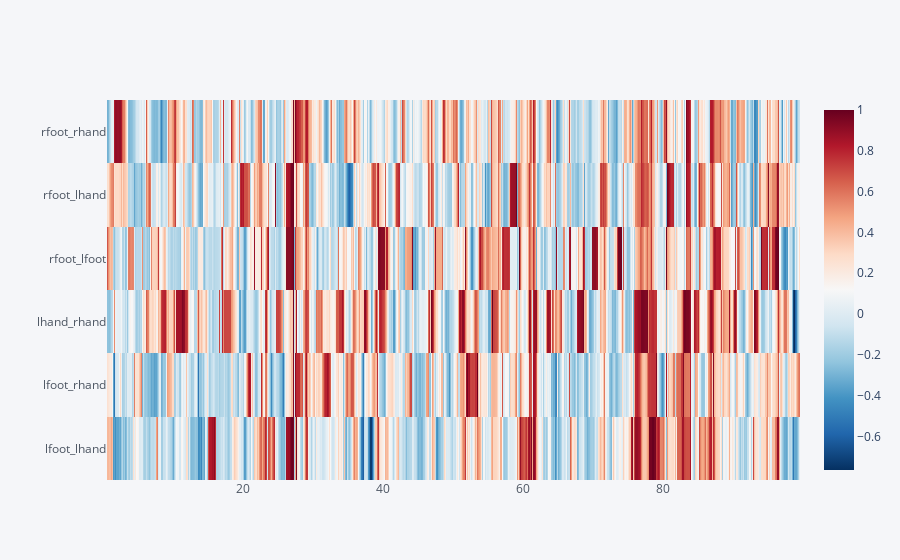

Source (notebook cell):
### Markdown cell above
# Usage

### Code cell
get_rolling_corr(ava.velocity[['rfoot', 'lfoot', 'lhand', 'rhand']]).iplot(kind='heatmap', colorscale='-rdbu')

### Figure 1 — Plotly figure (JSON) as saved in the notebook; plotly's stock layout.template omitted (floating-point values rounded to 4 significant figures; data arrays with more than 128 entries replaced by an {"elided": "..."} marker saying what was removed)
{"data": [{"colorscale": [[0, "rgb(5,48,97)"], [0.1, "rgb(33,102,172)"], [0.2, "rgb(67,147,195)"], [0.3, "rgb(146,197,222)"], [0.4, "rgb(209,229,240)"], [0.5, "rgb(247,247,247)"], [0.6, "rgb(253,219,199)"], [0.7, "rgb(244,165,130)"], [0.8, "rgb(214,96,77)"], [0.9, "rgb(178,24,43)"], [1, "rgb(103,0,31)"]], "type": "heatmap", "x": {"elided": "1980 float values"}, "y": ["lfoot_lhand", "lfoot_rhand", "lhand_rhand", "rfoot_lfoot", "rfoot_lhand", "rfoot_rhand"], "z": {"elided": "6x1980 float values"}, "zmax": 0.9999, "zmin": -0.7649}], "layout": {"legend": {"bgcolor": "#F5F6F9", "font": {"color": "#4D5663"}}, "paper_bgcolor": "#F5F6F9", "plot_bgcolor": "#F5F6F9", "title": {"font": {"color": "#4D5663"}}, "xaxis": {"gridcolor": "#E1E5ED", "showgrid": true, "tickfont": {"color": "#4D5663"}, "title": {"font": {"color": "#4D5663"}, "text": ""}, "zerolinecolor": "#E1E5ED"}, "yaxis": {"gridcolor": "#E1E5ED", "showgrid": true, "tickfont": {"color": "#4D5663"}, "title": {"font": {"color": "#4D5663"}, "text": ""}, "zerolinecolor": "#E1E5ED"}}}
